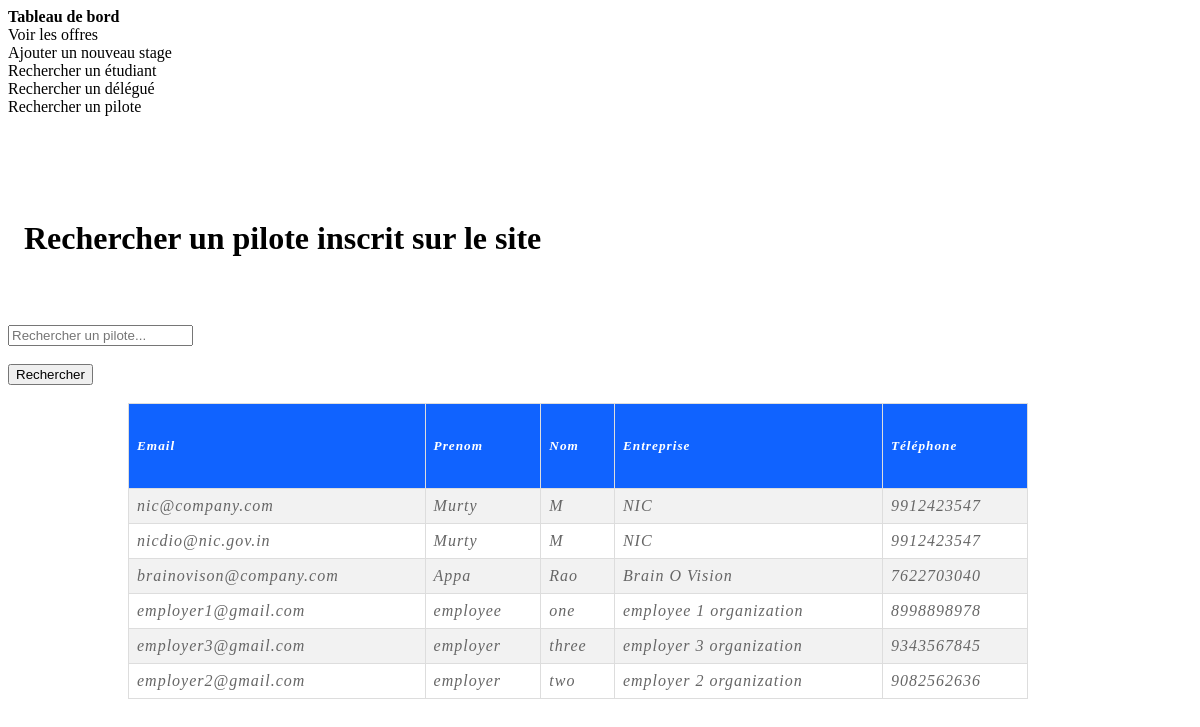
The page /Web_project/public/webPages/employee_recherche.php on the database its author committed.
### tables this page shows
CREATE TABLE `employee` (
  `emp_id` bigint(20) NOT NULL,
  `organization` varchar(50) NOT NULL,
  `email_id` varchar(50) NOT NULL,
  `password` varchar(255) NOT NULL,
  `first_name` varchar(50) NOT NULL,
  `last_name` varchar(50) NOT NULL,
  `phone_number` varchar(12) NOT NULL
);

### Web_project/public/webPages/employee_recherche.php (the view, shortened to what this page needs)
<?php
if(isset($_POST['search']))
{
    $valueToSearch = $_POST['valueToSearch'];
    $query = "SELECT * FROM `employee` WHERE CONCAT(`emp_id`, `organization`, `email_id`, `first_name`, `last_name`, `phone_number`) LIKE '%".$valueToSearch."%'";
    $search_result = filterTable($query);
}
 else {
    $query = "SELECT * FROM `employee`";
    $search_result = filterTable($query);
}
function filterTable($query)
{
    $connect = mysqli_connect("localhost", "root", "", "internweb");
    $filter_Result = mysqli_query($connect, $query);
    return $filter_Result;
}
?>
<!DOCTYPE html>
<html>
        <head>
<div class="navbar fixed-top bg-white p box-shadow">
      <div class="row nav-scroller">
            <div class="col-2 text-left nav-li" onclick="loadDoc('content','public/webPages/employer_dashboard_home.php')">
              <strong> Tableau de bord </strong>
            </div>
            <div class="col-2 text-left nav-li" onclick="loadDoc('content','public/webPages/employer_dashboard_applicants.php')">
              Voir les offres
            </div>
            <div class="col-2 text-left nav-li" onclick="loadDoc('content','public/webPages/employer_dashboard_addintern.php')">
            Ajouter un nouveau stage
            </div>
            <div class="col-2 text-left nav-li" onclick="loadDoc('content','public/webPages/student_recherche.php')">
            Rechercher un étudiant
            </div>
            <div class="col-2 text-left nav-li" onclick="loadDoc('content','public/webPages/delegue_recherche.php')">
            Rechercher un délégué
            </div>
            <div class="col-2 text-left nav-li" onclick="loadDoc('content','public/webPages/employee_recherche.php')">
            Rechercher un pilote
            </div>
          </div>
    </div>
    </head>
    <body>
    <br><br><br><br><h3 class="text-left" style="font-size: 2rem;">&nbsp&nbspRechercher un pilote inscrit sur le site</h3><br><br>
    <div class="row">
            <div class="col-12">
    <form action="public\webPages\employee_recherche.php" method="post">
            <input type="text" name="valueToSearch" placeholder="Rechercher un pilote..."><br><br>
            <input type="submit" name="search" value="Rechercher"><br><br>
            <table id="customers">
                <tr>
                    <th><h5>Email</h5></th>
                    <th><h5>Prenom</h5></th>
                    <th><h5>Nom</h5></th>
                    <th><h5>Entreprise</h5></th>
                    <th><h5>Téléphone</h5></th>
                </tr>
                <?php while($row = mysqli_fetch_array($search_result)):?>
                <tr>
                    <td><?php echo $row['email_id'];?></td>
                    <td><?php echo $row['first_name'];?></td>
                    <td><?php echo $row['last_name'];?></td>
                    <td><?php echo $row['organization'];?></td>
                    <td><?php echo $row['phone_number'];?></td>
                </tr>
                <?php endwhile;?>
            </table>
        </form>
    </body>
</html>

### Web_project/public/webPages/employee_recherche.php (style rules this page uses)
table,tr,th,td { border-width:1px; border-style:dotted; border-color:black; margin : auto; font-family: 'Rock Salt', cursive; padding: 20px; font-style: italic; caption-side: bottom; color: #666; letter-spacing: 1px; }
body { width : 100%; }
#customers { font-family: Arial, Helvetica, sans-serif; border-collapse: collapse; width: 75%; margin-left: 10%; }
#customers td, #customers th { border: 1px solid #ddd; padding: 8px; }
#customers tr:nth-child(even) { background-color: #f2f2f2; }
#customers th { padding-top: 12px; padding-bottom: 12px; text-align: left; background-color: #1063ff ; color: white; }

### rows shown on the page
employee: email "nic@company.com", first_name "Murty", last_name "M", organization "NIC", phone_number "9912423547"
employee: email "nicdio@nic.gov.in", first_name "Murty", last_name "M", organization "NIC", phone_number "9912423547"
employee: email "brainovison@company.com", first_name "Appa", last_name "Rao", organization "Brain O Vision", phone_number "7622703040"
employee: email "employer1@gmail.com", first_name "employee", last_name "one", organization "employee 1 organization", phone_number "8998898978"
employee: email "employer3@gmail.com", first_name "employer", last_name "three", organization "employer 3 organization", phone_number "9343567845"
employee: email "employer2@gmail.com", first_name "employer", last_name "two", organization "employer 2 organization", phone_number "9082562636"
